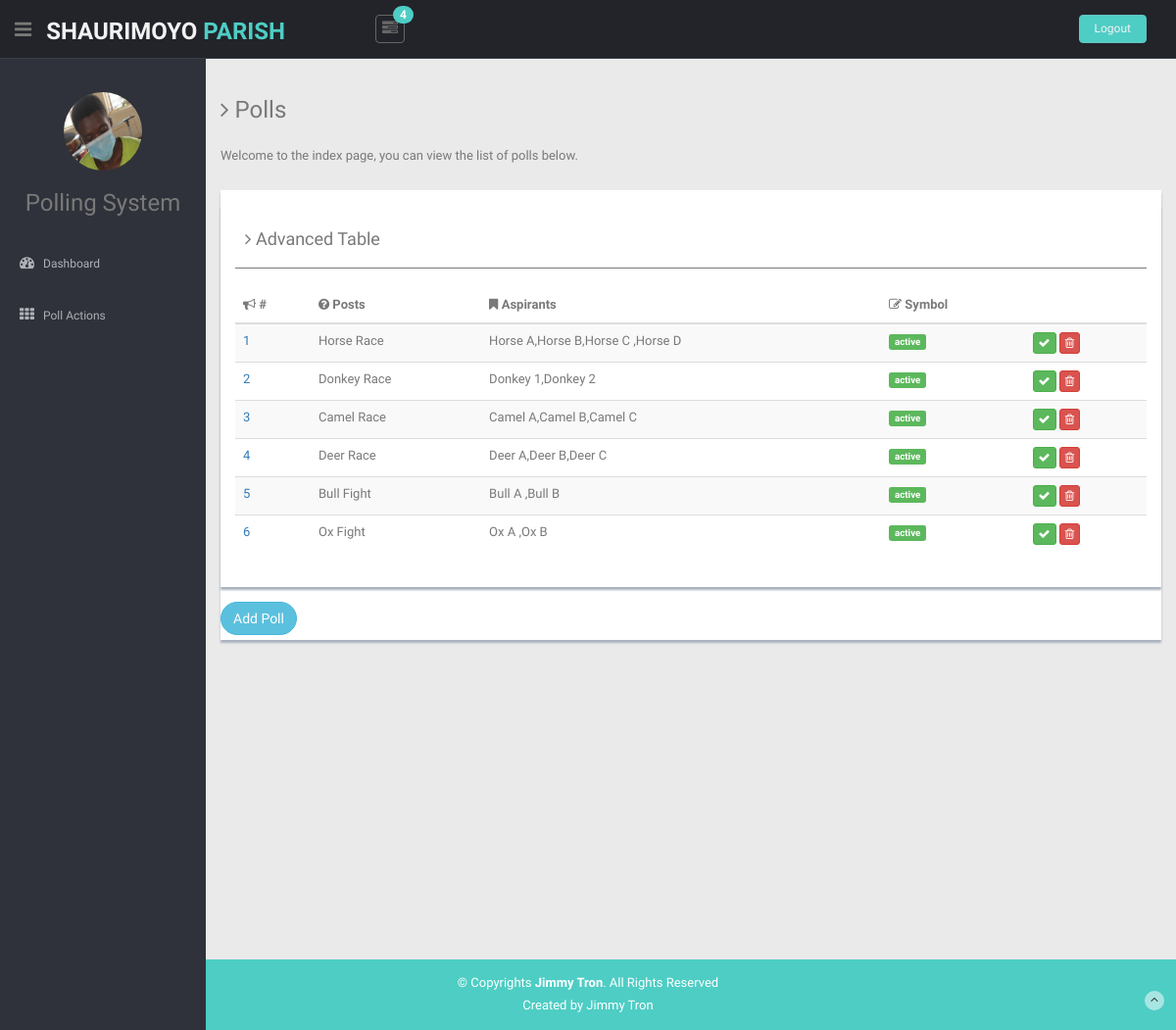
The page / on the database its author committed.
### tables this page shows
CREATE TABLE `polls` (
  `id` int NOT NULL,
  `title` text NOT NULL,
  `desc` text NOT NULL
);

### index.php (the view)
<?php
include 'includes.php';
$pdo = pdo_connect_mysql();
$stmt = $pdo->query('SELECT p.*, GROUP_CONCAT(pa.title ORDER BY pa.id) AS answers FROM polls p LEFT JOIN poll_answers pa ON pa.poll_id = p.id GROUP BY p.id');
$polls = $stmt->fetchAll(PDO::FETCH_ASSOC);
?>
<?=template_header('Polls')?>
	<p>Welcome to the index page, you can view the list of polls below.</p>
     <div class="row mt">
          <div class="col-md-12">
            <div class="content-panel">
            <?php if ($polls): ?>
    <div class="showback">
    <table class="table table-striped table-advance table-hover">
                <h4><i class="fa fa-angle-right"></i> Advanced Table</h4>
                <hr>
                <thead>
                  <tr>
                    <th><i class="fa fa-bullhorn"></i> #</th>
                    <th class="hidden-phone"><i class="fa fa-question-circle"></i> Posts</th>
                    <th><i class="fa fa-bookmark"></i> Aspirants</th>
                    <th><i class=" fa fa-edit"></i> Symbol</th>
                    <th></th>
                  </tr>
                </thead>
                <tbody>
                <?php foreach ($polls as $poll): ?>
                  <tr>
                    <td>
                      <a href="basic_table.html#"><?=$poll['id']?></a>
                    </td>
                    <td class="hidden-phone"><?=$poll['title']?></td>
                    <td><?=$poll['answers']?> </td>
                    <td><span class="label label-success label-mini">active</span></td>
                    <td>
                      <a href="vote.php?id=<?=$poll['id']?>"  class="btn btn-success btn-xs" title="View Poll"><i class="fa fa-check"></i></a>
                      <a href="delete.php?id=<?=$poll['id']?>" class="btn btn-danger btn-xs" title="Delete Poll"><i class="fa fa-trash-o "></i></a>
                    </td>
                  </tr>
                  <?php endforeach; ?>
                </tbody>
              </table>
     </div>
     <a href="create.php" class="btn btn-round btn-info">Add Poll</a>
    <?php else:
        $msg = 'No Polls available for display!';?>
        <div class="alert alert-danger"><b><?=$msg?></b></div>
        <a href="create.php" class="btn btn-round btn-primary">Create Poll</a>
    <?php endif; ?>
            </div>
          </div>
        </div>
</div>
<?=template_footer()?>

### includes.php (shortened to what this page needs)
<?php
function template_header($title) {
    echo <<<EOT
    <!DOCTYPE html>
    <html lang="en">
    <head>
      <title>$title</title>
      <link href="lib/bootstrap/css/bootstrap.min.css" rel="stylesheet">
      <link href="lib/font-awesome/css/font-awesome.css" rel="stylesheet" />
      <link href="css/style.css" rel="stylesheet">
      <link href="css/style-responsive.css" rel="stylesheet">
    </head>
    <body>
      <section id="container">
      <header class="header black-bg">
      <div class="sidebar-toggle-box">
        <div class="fa fa-bars tooltips" data-placement="right" data-original-title="Toggle Navigation"></div>
      </div>
      <a href="index.php" class="logo"><b>SHAURIMOYO<span> PARISH</span></b></a>
      <div class="nav notify-row" id="top_menu">
        <ul class="nav top-menu">
          <li class="dropdown">
            <a data-toggle="dropdown" class="dropdown-toggle" href="index.php#">
              <i class="fa fa-tasks"></i>
              <span class="badge bg-theme">4</span>
              </a>
          </li>
        </ul>
      </div>
      <div class="top-menu">
        <ul class="nav pull-right top-menu">
          <li><a class="logout" href="index.php"">Logout</a></li>
        </ul>
      </div>
    </header>
    <aside>
      <div id="sidebar" class="nav-collapse ">
        <ul class="sidebar-menu" id="nav-accordion">
          <p class="centered"><a href="index.php""><img src="ui-sam.jpg" class="img-circle" width="80"></a></p>
          <h3 class="centered">Polling System</h3>
          <li class="mt">
            <a href="index.php">
              <i class="fa fa-dashboard"></i>
              <span>Dashboard</span>
              </a>
          </li>
          <li class="sub-menu">
            <a href="javascript:;">
              <i class="fa fa-th"></i>
              <span>Poll Actions</span>
              </a>
          </li>
        </ul>
      </div>
    </aside>
    <section id="main-content">
      <section class="wrapper site-min-height">
        <h3><i class="fa fa-angle-right"></i> $title</h3>
        <div class="row mt">
          <div class="col-lg-12">
    EOT;
    }
function template_footer() {
echo <<<EOT
</div>
</div>
</section>
</section>
<footer class="site-footer">
<div class="text-center">
<p>
  &copy; Copyrights <strong>Jimmy Tron</strong>. All Rights Reserved
</p>
<div class="credits">
  Created by <a href="#/">Jimmy Tron</a>
</div>
<a href="#" class="go-top">
  <i class="fa fa-angle-up"></i>
  </a>
</div>
</footer>
</section>
<script src="lib/jquery/jquery.min.js"></script>
<script src="lib/bootstrap/js/bootstrap.min.js"></script>
<script src="lib/jquery-ui-1.9.2.custom.min.js"></script>
<script src="lib/jquery.ui.touch-punch.min.js"></script>
<script class="include" type="text/javascript" src="lib/jquery.dcjqaccordion.2.7.js"></script>
<script src="lib/jquery.scrollTo.min.js"></script>
<script src="lib/jquery.nicescroll.js" type="text/javascript"></script>
<script src="lib/common-scripts.js"></script>
</body>
</html>
EOT;
}

### css/style.css (style rules this page uses)
body { color: #797979; background: #eaeaea; font-family: 'Ruda', sans-serif; padding: 0px !important; margin: 0px !important; font-size:13px; }
ul li { list-style: none; }
a, a:hover, a:focus { text-decoration: none; outline: none; }
#container { width: 100%; height: 100%; }
.btn-round { border-radius: 20px; -webkit-border-radius: 20px; }
.bg-theme { background-color: #4ECDC4; }
hr { margin-top: 20px; margin-bottom: 20px; border: 0; border-top: 1px solid #797979; }
.centered { text-align: center; }
.mt { margin-top: 25px; }
ul.top-menu > li > .logout { color: #f2f2f2; font-size: 12px; border-radius: 4px; -webkit-border-radius: 4px; border: 1px solid #64c3c2 !important; padding: 5px 15px; margin-right: 15px; background: #4ECDC4; margin-top: 15px; }
#sidebar { width: 210px; height: 100%; position: fixed; background: #2f323a; }
#sidebar ul li { position: relative; }
ul.sidebar-menu , ul.sidebar-menu li ul.sub { margin: -2px 0 0; padding: 0; }
ul.sidebar-menu { margin-top: 75px; }
ul.sidebar-menu li { margin-bottom: 5px; margin-left:10px; margin-right:10px; }
ul.sidebar-menu li.sub-menu { line-height: 15px; }
ul.sidebar-menu li a span { display: inline-block; }
ul.sidebar-menu li a { color: #aeb2b7; text-decoration: none; display: block; padding: 15px 0 15px 10px; font-size: 12px; outline: none; -webkit-transition: all 0.3s ease; -moz-transition: all 0.3s ease; -o-transition: all 0.3s ease; -ms-transition: all 0.3s ease; transition: all 0.3s ease; }
ul.sidebar-menu li a i { font-size: 15px; padding-right: 6px; }
#main-content { margin-left: 210px; }
.header, .footer { min-height: 60px; padding: 0 15px; }
.header { position: fixed; left: 0; right: 0; z-index: 1002; }
.black-bg { background: #22242a; border-bottom: 1px solid #393d46; }
.wrapper { display: inline-block; margin-top: 60px; padding-left: 15px; padding-right: 15px; padding-bottom: 15px; padding-top: 0px; width: 100%; }
a.logo { font-size: 24px; color: #f2f2f2; float: left; margin-top: 15px; text-transform: uppercase; }
a.logo b { font-weight: 900; }
a.logo span { color: #4ECDC4; }
#top_menu .nav > li, ul.top-menu > li { float: left; }
.notify-row { float: left; margin-top: 15px; margin-left: 92px; }
ul.top-menu > li > a { color: #666666; font-size: 16px; border-radius: 4px; -webkit-border-radius: 4px; border:1px solid #666666 !important; padding: 2px 6px; margin-right: 15px; }
.notify-row .badge { position: absolute; right: -10px; top: -10px; z-index: 100; }
.sidebar-toggle-box { float: left; padding-right: 15px; margin-top: 20px; }
.sidebar-toggle-box .fa-bars { cursor: pointer; display: inline-block; font-size: 20px; }
.content-panel { background: #ffffff; box-shadow: 0px 3px 2px #aab2bd; padding-top: 15px; padding-bottom: 5px; }
.content-panel h4 { margin-left: 10px; }
.showback { background: #ffffff; padding: 15px; margin-bottom: 15px; box-shadow: 0px 3px 2px #aab2bd; }
.site-footer { background: #4ECDC4; color: #fff; padding: 15px 0; }
.site-footer p { margin-bottom: 5px; }
.credits, .credits a { color: #fff; }
.go-top { margin-right: 1%; margin-top: -25px; float: right; background: rgba(255,255,255,.5); width: 20px; height: 20px; border-radius: 50%; -webkit-border-radius: 50%; }
.go-top i { color: #2A3542; }
.site-min-height { min-height: 900px; }

### rows shown on the page
polls: id "1", title "Horse Race", answers "Horse A,Horse B,Horse C ,Horse D"
polls: id "2", title "Donkey Race", answers "Donkey 1,Donkey 2"
polls: id "3", title "Camel Race", answers "Camel A,Camel B,Camel C"
polls: id "4", title "Deer Race", answers "Deer A,Deer B,Deer C"
polls: id "5", title "Bull Fight", answers "Bull A ,Bull B"
polls: id "6", title "Ox Fight", answers "Ox A ,Ox B"

### other values the page prints
$title "Polls"
